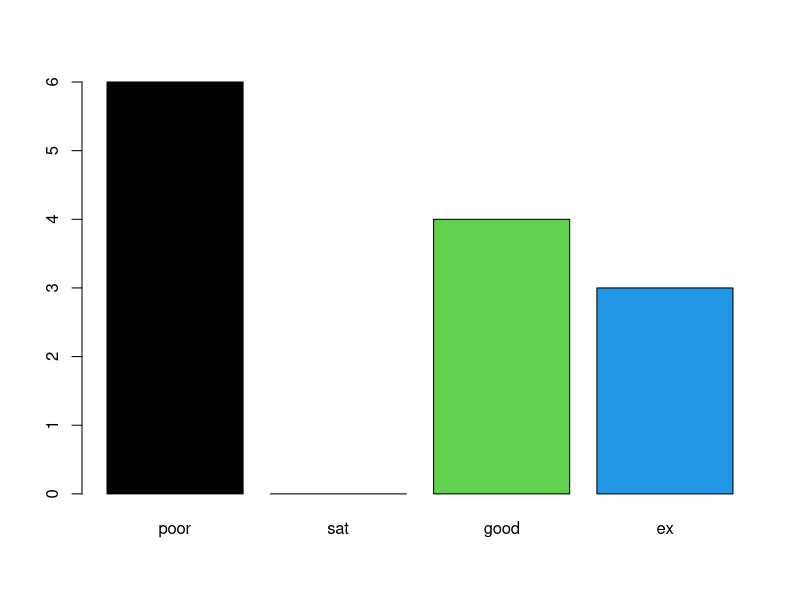

Here is the R script that generated this plot:
#factors
gender=sample(c('m','f'),size=20,replace=T)
gender
summary(gender)
genderf=factor(gender)
summary(genderf)
genderf
(likscale=sample(c('ex','good','sad','poor'),size=20,replace=T))
likscale
summary(likscale)
likscalef=factor(likscale)
summary(likscalef)
like=factor(likscale,ordered=T,levels=c('poor','sat','good','ex'))
summary(like)
barplot(table(like),col=1:4)
